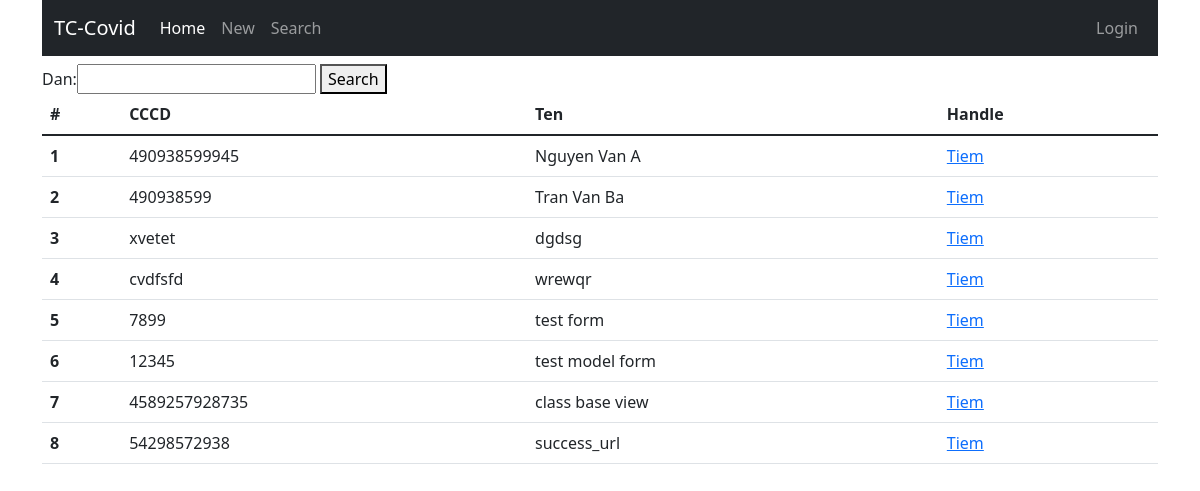
Screenshot of /tiemchung/search/ with the database file from the repository.
### tiemchung/models.py (models this page shows, shortened)
class Dan(models.Model):
    cccd = models.CharField(max_length=20, unique=True)
    ten = models.CharField(max_length=50)
    created = models.DateTimeField(auto_now_add=True)
    class Meta:
        verbose_name_plural = 'Dan'

### tiemchung/views.py (the view, shortened to what this page needs)
# urls.py: path('search/', SearchView.as_view(), name='search'),
class SearchView(View):
    template_name = 'tiemchung/search.html'
    form_class = SearchForm
    def get(self, request, *args, **kwargs):
        form = self.form_class(request.GET or None)
        q = request.GET.get('q')
        qs = Dan.objects.all()
        if q is not None:
            qs = qs.filter(Q(cccd__icontains=q) | Q(ten__icontains=q))
        context = {
            'form': form,
            'object_list': qs
        }
        return render(request, self.template_name, context)

### tiemchung/forms.py
class SearchForm(forms.Form):
    q = forms.CharField(label="Dan", max_length=50)

### tiemchung/templates/tiemchung/search.html (shortened to what this page needs)
{% extends "base.html" %}
{% block content %}
<div class="mt-2">
    <form>
        {{ form }}
        <button type="submit">Search</button>
    </form>
</div>
<table class="table">
  <thead>
    <tr>
      <th scope="col">#</th>
      <th scope="col">CCCD</th>
      <th scope="col">Ten</th>
      <th scope="col">Handle</th>
    </tr>
  </thead>
  <tbody>
    {% for dan in object_list %}
    <tr>
      <th scope="row">{{ forloop.counter }}</th>
      <td>{{ dan.cccd }}</td>
      <td>{{ dan.ten }}</td>
      <td><a href="{% url 'tiemchung:dan-tiem' dan.pk %}">Tiem</a></td>
    </tr>
    {% endfor %}
  </tbody>
</table>
{% endblock content %}

### rows the page displays
Dan: cccd "490938599945", ten "Nguyen Van A"
Dan: cccd "490938599", ten "Tran Van Ba"
Dan: cccd "xvetet", ten "dgdsg"
Dan: cccd "cvdfsfd", ten "wrewqr"
Dan: cccd "7899", ten "test form"
Dan: cccd "12345", ten "test model form"
Dan: cccd "4589257928735", ten "class base view"
Dan: cccd "54298572938", ten "success_url"
